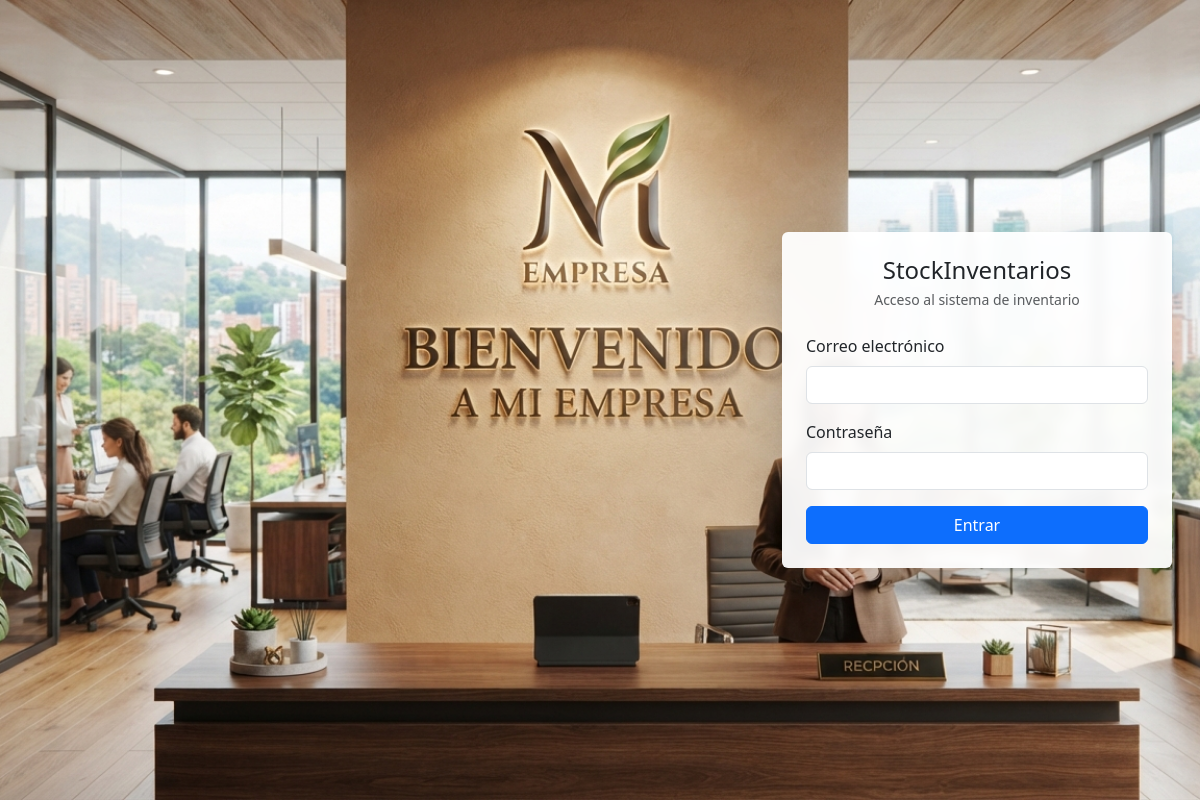
Page /auth.php on the earlier database version.
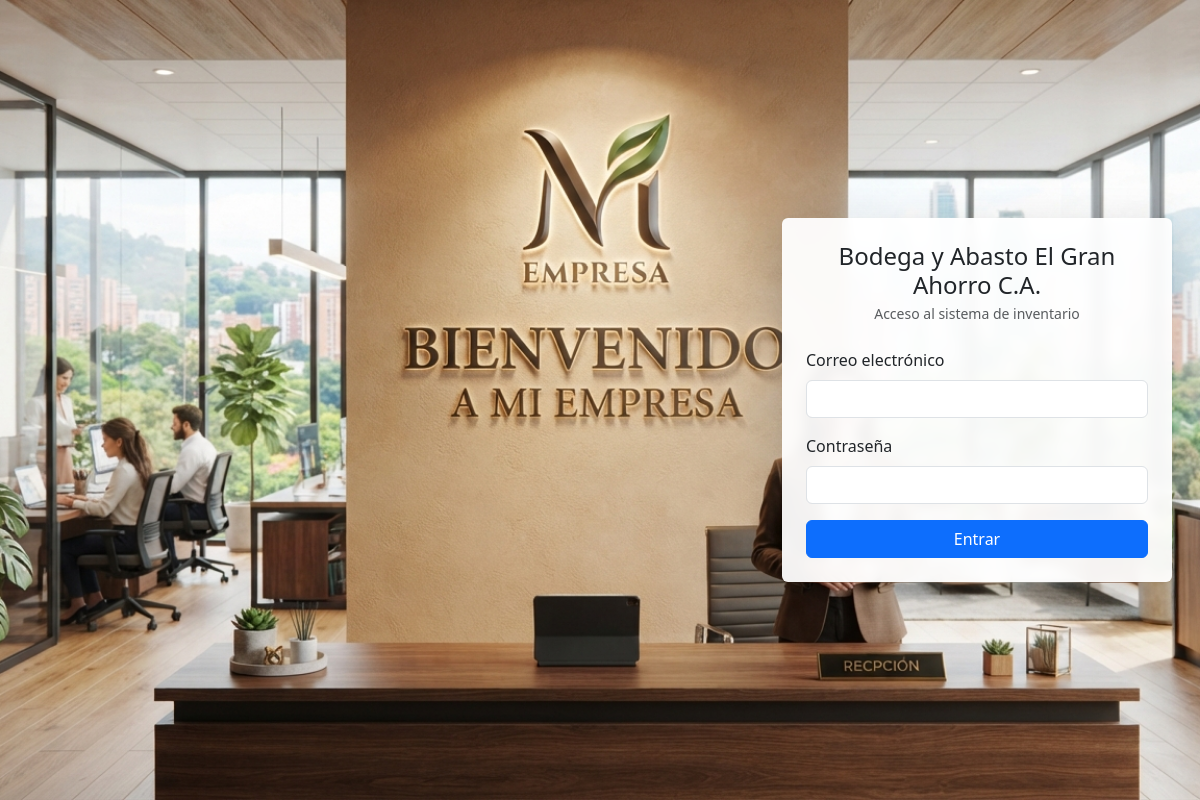
Same page on the later database version.
### tables this page shows
CREATE TABLE IF NOT EXISTS `companies` (
  `id` int unsigned NOT NULL AUTO_INCREMENT,
  `name` varchar(191) NOT NULL,
  `phone` varchar(191) NOT NULL,
  `address` text NOT NULL,
  `created_at` timestamp NULL DEFAULT NULL,
  `updated_at` timestamp NULL DEFAULT NULL,
  PRIMARY KEY (`id`)
);

### config.php (called while the page is built, shortened)
<?php
function db(): PDO {
    static $pdo = null;
    if ($pdo === null) {
        $dsn = sprintf('mysql:host=%s;dbname=%s;charset=%s', DB_HOST, DB_NAME, DB_CHARSET);
        $pdo = new PDO($dsn, DB_USER, DB_PASS, [
            PDO::ATTR_ERRMODE => PDO::ERRMODE_EXCEPTION,
            PDO::ATTR_DEFAULT_FETCH_MODE => PDO::FETCH_ASSOC,
        ]);
    }
    return $pdo;
}
function e(?string $valor): string {
    return htmlspecialchars((string) $valor, ENT_QUOTES, 'UTF-8');
}
function empresa_info(): array {
    $stmt = db()->query("SELECT * FROM companies ORDER BY id ASC LIMIT 1");
    return $stmt->fetch() ?: [
        'id' => 1,
        'name' => 'StockInventarios',
        'phone' => '',
        'address' => '',
    ];
}

### auth.php (the view, shortened to what this page needs)
<?php
require_once __DIR__ . '/config.php';
function obtener_fondo_login(): ?string {
    $dir = __DIR__ . '/uploads';
    foreach (['jpg', 'jpeg', 'png', 'webp', 'gif'] as $ext) {
        $archivo = $dir . '/login_bg.' . $ext;
        if (is_file($archivo)) {
            return 'uploads/login_bg.' . $ext . '?v=' . filemtime($archivo);
        }
    }
    return null;
}
    ?>
    <?php
$empresa = empresa_info();
$fondoLogin = obtener_fondo_login();
?>
<!DOCTYPE html>
<html lang="es">
<head>
    <link href="https://cdn.jsdelivr.net/npm/bootstrap@5.3.3/dist/css/bootstrap.min.css" rel="stylesheet">
</head>
<body class="<?= $fondoLogin ? '' : 'bg-light' ?> d-flex align-items-center min-vh-100">
<?php if ($fondoLogin): ?>
<div class="login-bg-full" aria-hidden="true"></div>
<?php endif; ?>
<div class="login-wrap">
    <div class="card shadow-lg border-0 login-card">
        <div class="card-body p-4">
            <h4 class="mb-1 text-center"><?= e($empresa['name']) ?></h4>
            <p class="text-muted small text-center mb-4">Acceso al sistema de inventario</p>
            <form method="post">
                <div class="mb-3">
                    <label class="form-label">Correo electrónico</label>
                    <input type="email" name="email" class="form-control" required autofocus>
                </div>
                <div class="mb-3">
                    <label class="form-label">Contraseña</label>
                    <input type="password" name="password" class="form-control" required>
                </div>
                <button type="submit" class="btn btn-primary w-100">Entrar</button>
            </form>
        </div>
    </div>
</div>
</body>
</html>

Differences in the rows shown:
changed companies: name "StockInventarios" → "Bodega y Abasto El Gran Ahorro C.A."
